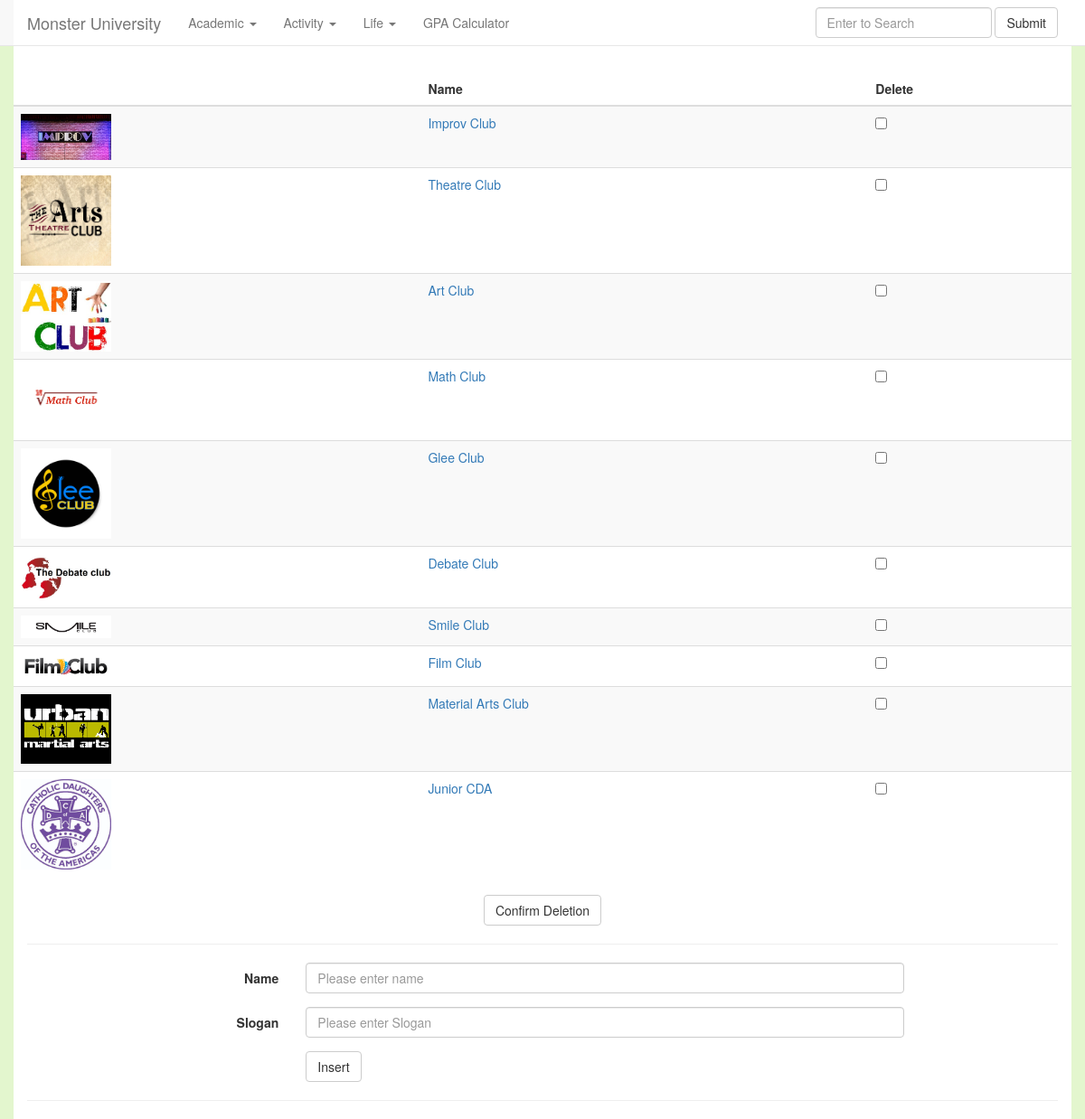
Screenshot of /club with the database file from the repository.
### tables this page shows
CREATE TABLE Club(
	ClubId INTEGER PRIMARY KEY,
	Name TEXT,
	ActivityId INTEGER,
	FraternityId INTEGER
);

### chinook.py (the view)
@app.route('/club')
def show_club():
    clubs = g.db.execute('SELECT clubid, Name FROM club')
    clubs = clubs.fetchall()
    return render_template('show_club.html', clubs=clubs)

### chinook.py (called while the page is built)
def connect_db():
    return sqlite3.connect(app.config['DATABASE'])

@app.before_request
def before_request():
    g.db = connect_db()

@app.teardown_request
def teardown_request(exception):
    db = getattr(g, 'db', None)
    if db is not None:
        db.close()

### templates/show_club.html (shortened to what this page needs)
<!doctype html>
<html>
<head>
   <link href="http://apps.bdimg.com/libs/bootstrap/3.3.0/css/bootstrap.min.css" rel="stylesheet">
</head>
<body>
  <div style="background-color:#E3F6CE">
  <div class="container" style="background-color:white">
    <nav class="navbar navbar-default navbar-fixed-top" role="navigation">
        <div class="container" style="background-color:white">
   <div class="navbar-header">
      <a class="navbar-brand" href="/">Monster University</a>
   </div>
   <div>
      <ul class="nav navbar-nav">
         <li class="dropdown">
            <a href="#" class="dropdown-toggle" data-toggle="dropdown">
               Academic <b class="caret"></b>
            </a>
         </li>
            <li class="dropdown">
            <a href="#" class="dropdown-toggle" data-toggle="dropdown">
               Activity <b class="caret"></b>
            </a>
         </li>
         <li class="dropdown">
            <a href="#" class="dropdown-toggle" data-toggle="dropdown">
               Life <b class="caret"></b>
            </a>
         </li>
                   <li><a href="#">GPA Calculator</a></li>
      </ul>
   </div>
   <link rel="stylesheet" href="http://code.jquery.com/ui/1.11.4/themes/smoothness/jquery-ui.css">
      <form class="navbar-form navbar-right search" action="/search"  method=post role="search">
        <div class="form-group">
          <input type="text" class="form-control" name=searchbox placeholder="Enter to Search" id="search_word">
        </div>
        <button type="submit" value="Search" class="btn btn-default">Submit</button>
      </form>
    <div class="container" style="background-color:white">
</nav>
<div class=page>
  <br><br>  <br><br>
  <form class="form-horizontal" role="form" action="/deletefraternity" method=post>
    <div class="form-group">
  <table class="table table-striped">
   <thead>
      <tr>
         <th></th>
         <th>Name</th>
         <th>Delete</th>
      </tr>
   </thead>
      <tbody>
     {% for club in clubs %}
      <tr>
         <td><img src="../static/club{{club[0]}}.jpg" class="img-responsive" alt="2" width="100" height="100"></img></td>
         <td><a href="/club/{{club[1]}}">{{club[1]}}</td>
         <td><input type="checkbox" name=delete value="{{club[0]}}"></td>
    {% endfor %}
   </tbody>
</table>
<div>
  <center>
  <button type="submit" class="btn btn-default">Confirm Deletion</button>
</center>
</div>
</div>
</form>
</div>
<hr>
<div class=page>
<div class="center-block" style="width:800px">
<form class="form-horizontal" role="form" action="/addfraternity" method=post>
   <div class="form-group">
      <label for="firstname" class="col-sm-2 control-label">Name</label>
      <div class="col-sm-10">
         <input type="text" class="form-control" id="name" name=name
            placeholder="Please enter name">
      </div>
   </div>
   <div class="form-group">
      <label for="lastname" class="col-sm-2 control-label">Slogan</label>
      <div class="col-sm-10">
         <input type="text" class="form-control" id="research" name=research
            placeholder="Please enter Slogan">
      </div>
   </div>
   <div class="form-group">
      <div class="col-sm-offset-2 col-sm-10">
         <button type="submit" class="btn btn-default">Insert</button>
      </div>
   </div>
</form>
</div>
<hr>
</div>
</body>

### rows the page displays
Club: shows a picture, Name "Improv Club"
Club: shows a picture, Name "Theatre Club"
Club: shows a picture, Name "Art Club"
Club: shows a picture, Name "Math Club"
Club: shows a picture, Name "Glee Club"
Club: shows a picture, Name "Debate Club"
Club: shows a picture, Name "Smile Club"
Club: shows a picture, Name "Film Club"
Club: shows a picture, Name "Material Arts Club"
Club: shows a picture, Name "Junior CDA"
